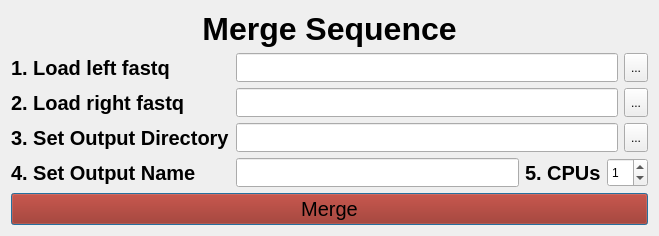
<?xml version="1.0" encoding="UTF-8"?>
<ui version="4.0">
 <class>Dialog</class>
 <widget class="QDialog" name="Dialog">
  <property name="geometry">
   <rect>
    <x>0</x>
    <y>0</y>
    <width>659</width>
    <height>236</height>
   </rect>
  </property>
  <property name="sizePolicy">
   <sizepolicy hsizetype="Preferred" vsizetype="Minimum">
    <horstretch>0</horstretch>
    <verstretch>0</verstretch>
   </sizepolicy>
  </property>
  <property name="windowTitle">
   <string>Dialog</string>
  </property>
  <layout class="QGridLayout" name="gridLayout">
   <item row="1" column="0">
    <layout class="QVBoxLayout" name="verticalLayout">
     <item>
      <widget class="QLabel" name="label">
       <property name="sizePolicy">
        <sizepolicy hsizetype="Preferred" vsizetype="Preferred">
         <horstretch>0</horstretch>
         <verstretch>0</verstretch>
        </sizepolicy>
       </property>
       <property name="font">
        <font>
         <family>Arial</family>
         <pointsize>15</pointsize>
         <weight>75</weight>
         <bold>true</bold>
        </font>
       </property>
       <property name="text">
        <string>1. Load left fastq</string>
       </property>
      </widget>
     </item>
     <item>
      <widget class="QLabel" name="label_2">
       <property name="sizePolicy">
        <sizepolicy hsizetype="Preferred" vsizetype="Preferred">
         <horstretch>0</horstretch>
         <verstretch>0</verstretch>
        </sizepolicy>
       </property>
       <property name="font">
        <font>
         <family>Arial</family>
         <pointsize>15</pointsize>
         <weight>75</weight>
         <bold>true</bold>
        </font>
       </property>
       <property name="text">
        <string>2. Load right fastq</string>
       </property>
      </widget>
     </item>
     <item>
      <widget class="QLabel" name="label_3">
       <property name="sizePolicy">
        <sizepolicy hsizetype="Preferred" vsizetype="Preferred">
         <horstretch>0</horstretch>
         <verstretch>0</verstretch>
        </sizepolicy>
       </property>
       <property name="font">
        <font>
         <family>Arial</family>
         <pointsize>15</pointsize>
         <weight>75</weight>
         <bold>true</bold>
        </font>
       </property>
       <property name="text">
        <string>3. Set Output Directory</string>
       </property>
      </widget>
     </item>
     <item>
      <widget class="QLabel" name="label_4">
       <property name="sizePolicy">
        <sizepolicy hsizetype="Preferred" vsizetype="Preferred">
         <horstretch>0</horstretch>
         <verstretch>0</verstretch>
        </sizepolicy>
       </property>
       <property name="font">
        <font>
         <family>Arial</family>
         <pointsize>15</pointsize>
         <weight>75</weight>
         <bold>true</bold>
        </font>
       </property>
       <property name="text">
        <string>4. Set Output Name</string>
       </property>
      </widget>
     </item>
    </layout>
   </item>
   <item row="1" column="1">
    <layout class="QVBoxLayout" name="verticalLayout_3">
     <item>
      <layout class="QHBoxLayout" name="horizontalLayout">
       <item>
        <widget class="QLineEdit" name="left">
         <property name="sizePolicy">
          <sizepolicy hsizetype="Expanding" vsizetype="Preferred">
           <horstretch>0</horstretch>
           <verstretch>0</verstretch>
          </sizepolicy>
         </property>
        </widget>
       </item>
       <item>
        <widget class="QToolButton" name="leftbtn">
         <property name="sizePolicy">
          <sizepolicy hsizetype="Fixed" vsizetype="Preferred">
           <horstretch>0</horstretch>
           <verstretch>0</verstretch>
          </sizepolicy>
         </property>
         <property name="text">
          <string>...</string>
         </property>
        </widget>
       </item>
      </layout>
     </item>
     <item>
      <layout class="QHBoxLayout" name="horizontalLayout_2">
       <item>
        <widget class="QLineEdit" name="right">
         <property name="sizePolicy">
          <sizepolicy hsizetype="Expanding" vsizetype="Preferred">
           <horstretch>0</horstretch>
           <verstretch>0</verstretch>
          </sizepolicy>
         </property>
        </widget>
       </item>
       <item>
        <widget class="QToolButton" name="rightbtn">
         <property name="sizePolicy">
          <sizepolicy hsizetype="Fixed" vsizetype="Preferred">
           <horstretch>0</horstretch>
           <verstretch>0</verstretch>
          </sizepolicy>
         </property>
         <property name="text">
          <string>...</string>
         </property>
        </widget>
       </item>
      </layout>
     </item>
     <item>
      <layout class="QHBoxLayout" name="horizontalLayout_3">
       <item>
        <widget class="QLineEdit" name="output">
         <property name="sizePolicy">
          <sizepolicy hsizetype="Expanding" vsizetype="Preferred">
           <horstretch>0</horstretch>
           <verstretch>0</verstretch>
          </sizepolicy>
         </property>
        </widget>
       </item>
       <item>
        <widget class="QToolButton" name="outputbtn">
         <property name="sizePolicy">
          <sizepolicy hsizetype="Fixed" vsizetype="Preferred">
           <horstretch>0</horstretch>
           <verstretch>0</verstretch>
          </sizepolicy>
         </property>
         <property name="text">
          <string>...</string>
         </property>
        </widget>
       </item>
      </layout>
     </item>
     <item>
      <layout class="QHBoxLayout" name="horizontalLayout_4">
       <item>
        <widget class="QLineEdit" name="name">
         <property name="sizePolicy">
          <sizepolicy hsizetype="Expanding" vsizetype="Preferred">
           <horstretch>0</horstretch>
           <verstretch>0</verstretch>
          </sizepolicy>
         </property>
        </widget>
       </item>
       <item>
        <widget class="QLabel" name="label_5">
         <property name="sizePolicy">
          <sizepolicy hsizetype="Preferred" vsizetype="Preferred">
           <horstretch>0</horstretch>
           <verstretch>0</verstretch>
          </sizepolicy>
         </property>
         <property name="font">
          <font>
           <family>Arial</family>
           <pointsize>15</pointsize>
           <weight>75</weight>
           <bold>true</bold>
          </font>
         </property>
         <property name="text">
          <string>5. CPUs</string>
         </property>
        </widget>
       </item>
       <item>
        <widget class="QSpinBox" name="spinBox">
         <property name="sizePolicy">
          <sizepolicy hsizetype="Minimum" vsizetype="Preferred">
           <horstretch>0</horstretch>
           <verstretch>0</verstretch>
          </sizepolicy>
         </property>
         <property name="value">
          <number>1</number>
         </property>
        </widget>
       </item>
      </layout>
     </item>
    </layout>
   </item>
   <item row="2" column="0" colspan="2">
    <widget class="QPushButton" name="pushButton">
     <property name="font">
      <font>
       <family>Arial</family>
       <pointsize>15</pointsize>
      </font>
     </property>
     <property name="styleSheet">
      <string notr="true">background-color: rgb(154, 25, 6);</string>
     </property>
     <property name="text">
      <string>Merge</string>
     </property>
    </widget>
   </item>
   <item row="0" column="0" colspan="2">
    <widget class="QLabel" name="labelname">
     <property name="sizePolicy">
      <sizepolicy hsizetype="Expanding" vsizetype="Fixed">
       <horstretch>0</horstretch>
       <verstretch>0</verstretch>
      </sizepolicy>
     </property>
     <property name="font">
      <font>
       <family>Arial</family>
       <pointsize>24</pointsize>
       <weight>75</weight>
       <bold>true</bold>
      </font>
     </property>
     <property name="text">
      <string>Merge Sequence</string>
     </property>
     <property name="alignment">
      <set>Qt::AlignCenter</set>
     </property>
    </widget>
   </item>
  </layout>
  <zorder>labelname</zorder>
  <zorder>label</zorder>
  <zorder>label_2</zorder>
  <zorder>left</zorder>
  <zorder>right</zorder>
  <zorder>leftbtn</zorder>
  <zorder>rightbtn</zorder>
  <zorder>label_3</zorder>
  <zorder>label_4</zorder>
  <zorder>output</zorder>
  <zorder>outputbtn</zorder>
  <zorder>name</zorder>
  <zorder>pushButton</zorder>
  <zorder>left</zorder>
  <zorder>name</zorder>
  <zorder>label_5</zorder>
  <zorder>label_4</zorder>
 </widget>
 <resources/>
 <connections/>
</ui>
